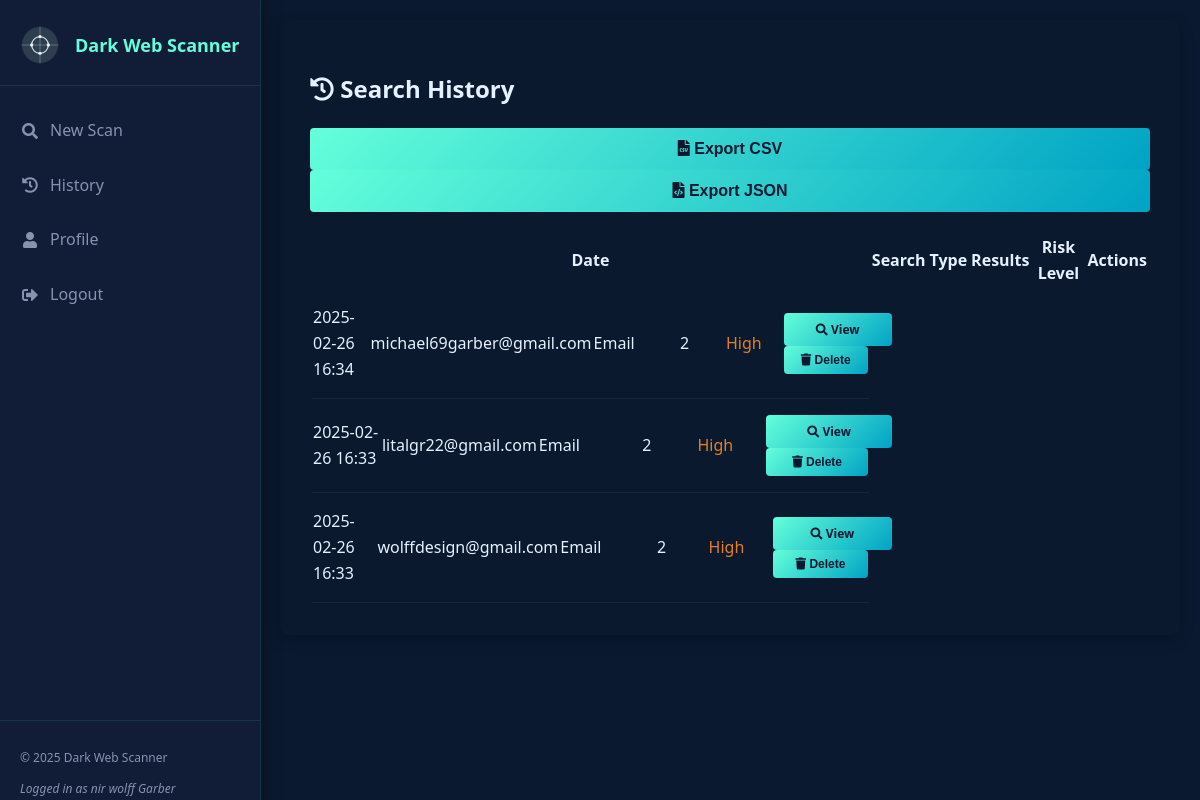
/history (signed in), run on an earlier commit of the app's database.
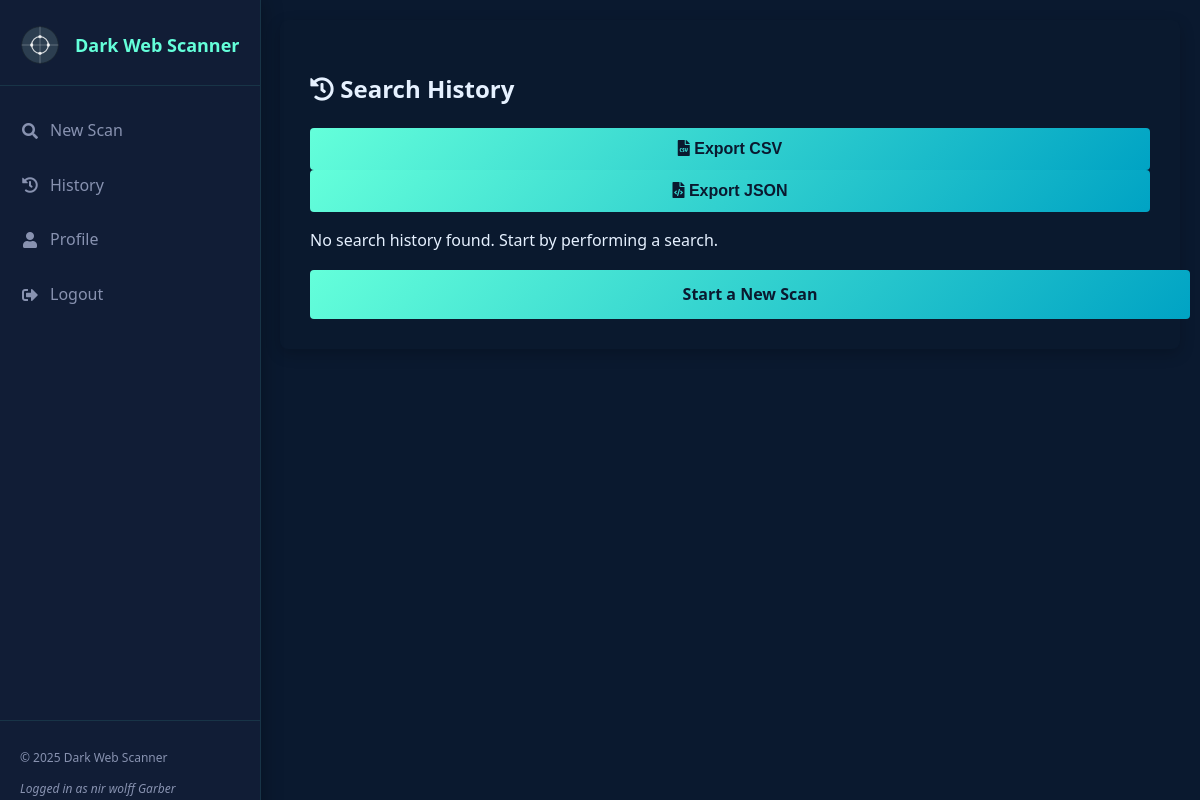
And on a later commit of the database.
### models.py (models this page shows, shortened)
class User(UserMixin, db.Model):
    __tablename__ = 'users'
    id = db.Column(db.Integer, primary_key=True)
    email = db.Column(db.String(100), unique=True, nullable=False)
    password_hash = db.Column(db.String(200), nullable=True)
    name = db.Column(db.String(100), nullable=True)
    created_at = db.Column(db.DateTime, default=datetime.utcnow)
    is_admin = db.Column(db.Boolean, default=False)
    last_login = db.Column(db.DateTime, nullable=True)
    google_id = db.Column(db.String(100), nullable=True, unique=True)
    profile_pic = db.Column(db.String(200), nullable=True)
    searches = db.relationship('SearchHistory', backref='user', lazy=True)

class SearchHistory(db.Model):
    __tablename__ = 'search_history'
    id = db.Column(db.Integer, primary_key=True)
    user_id = db.Column(db.Integer, db.ForeignKey('users.id'), nullable=False)
    search_query = db.Column(db.String(100), nullable=False)
    search_type = db.Column(db.String(20), default='email', nullable=False)
    timestamp = db.Column(db.DateTime, default=datetime.utcnow)
    result_count = db.Column(db.Integer, default=0)
    risk_level = db.Column(db.String(20), default='low')
    results_json = db.Column(db.Text, nullable=True)
    search_duration = db.Column(db.Float, default=0.0)  # in seconds

### history.py (the view)
@history.route('/history')
@login_required
def view_history():
    try:
        searches = SearchHistory.query.filter_by(user_id=current_user.id).order_by(desc(SearchHistory.timestamp)).all()
        history_items = []
        for search in searches:
            identifier = getattr(search, 'search_query', None) or getattr(search, 'email_searched', 'Unknown')
            search_type = getattr(search, 'search_type', 'email')
            breach_categories = {"credentials": 0, "personal": 0, "financial": 0, "other": 0}
            if search.results_json:
                try:
                    results_data = json.loads(search.results_json)
                    if isinstance(results_data, dict) and 'results' in results_data:
                        for site_data in results_data['results'].values():
                            breaches = site_data.get('breach_details', {})
                            for category, count in breach_categories.items():
                                breach_categories[category] += len(breaches.get(category, []))
                    elif isinstance(results_data, list):
                        for result in results_data:
                            breaches = result.get('breach_details', {})
                            for category, count in breach_categories.items():
                                breach_categories[category] += len(breaches.get(category, []))
                except Exception as e:
                    flash(f"Error processing results: {str(e)}", "error")
                    logger.error(f"Error processing search results: {str(e)}")
            history_item = {
                'id': search.id,
                'query': identifier,
                'search_type': search_type,
                'timestamp': search.timestamp,
                'result_count': search.result_count,
                'risk_level': search.risk_level,
                'breach_categories': breach_categories
            }
            history_items.append(history_item)
        return render_template('history.html', history_items=history_items)
    except Exception as e:
        flash(f"Error fetching history: {str(e)}", "error")
        logger.error(f"Error in view_history: {str(e)}")
        return render_template('history.html', history_items=[])

### darkweb_search.py (called while the page is built)
@login_manager.user_loader
def load_user(user_id):
    return User.query.get(int(user_id))

### templates/history.html (shortened to what this page needs)
{% extends 'base.html' %}
{% block content %}
<div class="history-container">
    <h2><i class="fas fa-history"></i> Search History</h2>
    <div class="export-controls">
        <button id="export-csv" class="btn btn-secondary"><i class="fas fa-file-csv"></i> Export CSV</button>
        <button id="export-json" class="btn btn-secondary"><i class="fas fa-file-code"></i> Export JSON</button>
    </div>
    {% if history_items %}
        <div class="history-list">
            <table>
                <thead>
                    <tr>
                        <th>Date</th>
                        <th>Search</th>
                        <th>Type</th>
                        <th>Results</th>
                        <th>Risk Level</th>
                        <th>Actions</th>
                    </tr>
                </thead>
                <tbody>
                    {% for item in history_items %}
                        <tr class="history-item risk-{{ item.risk_level }}-bg" data-id="{{ item.id }}">
                            <td>{{ item.timestamp.strftime('%Y-%m-%d %H:%M') }}</td>
                            <td>{{ item.query }}</td>
                            <td>{{ item.search_type|title }}</td>
                            <td>{{ item.result_count }}</td>
                            <td class="risk-{{ item.risk_level }}">{{ item.risk_level|title }}</td>
                            <td class="actions">
                                <a href="{{ url_for('history.view_search_details', search_id=item.id) }}" class="btn btn-sm btn-primary">
                                    <i class="fas fa-search"></i> View
                                </a>
                                <button class="btn btn-sm btn-danger delete-search" data-id="{{ item.id }}">
                                    <i class="fas fa-trash"></i> Delete
                                </button>
                            </td>
                        </tr>
                    {% endfor %}
                </tbody>
            </table>
        </div>
    {% else %}
        <div class="no-history">
            <p>No search history found. Start by performing a search.</p>
            <a href="{{ url_for('index') }}" class="btn btn-primary">Start a New Scan</a>
        </div>
    {% endif %}
</div>
{% endblock %}

### templates/base.html (shortened to what this page needs)
<!DOCTYPE html>
<html lang="en">
<head>
    <link rel="stylesheet" href="{{ url_for('static', filename='css/layout.css') }}">
    <link rel="stylesheet" href="{{ url_for('static', filename='css/styles.css') }}">
    <link rel="stylesheet" href="{{ url_for('static', filename='css/auth.css') }}">
    <link rel="stylesheet" href="https://cdnjs.cloudflare.com/ajax/libs/font-awesome/5.15.4/css/all.min.css">
</head>
<body>
    <div class="app-container">
        <div class="sidebar">
            <div class="logo">
                <img src="{{ url_for('static', filename='images/dark-web-icon.svg') }}" alt="Logo">
                <h1>Dark Web Scanner</h1>
            </div>
            <nav class="nav-menu">
                <ul>
                    <li><a href="{{ url_for('index') }}"><i class="fas fa-search"></i> New Scan</a></li>
                    {% if current_user.is_authenticated %}
                    <li><a href="{{ url_for('history.view_history') }}"><i class="fas fa-history"></i> History</a></li>
                    <li><a href="{{ url_for('auth.profile') }}"><i class="fas fa-user"></i> Profile</a></li>
                    <li><a href="{{ url_for('auth.logout') }}"><i class="fas fa-sign-out-alt"></i> Logout</a></li>
                    {% else %}
                    <li><a href="{{ url_for('auth.login') }}"><i class="fas fa-sign-in-alt"></i> Login</a></li>
                    <li><a href="{{ url_for('auth.signup') }}"><i class="fas fa-user-plus"></i> Sign Up</a></li>
                    {% endif %}
                </ul>
            </nav>
            <div class="sidebar-footer">
                <p>&copy; 2025 Dark Web Scanner</p>
                {% if current_user.is_authenticated %}
                <p class="user-info">Logged in as {{ current_user.name }}</p>
                {% endif %}
            </div>
        </div>
        <div class="main-content">
            {% block content %}{% endblock %}
        </div>
    </div>
</body>
</html>

### static/css/layout.css (style rules this page uses)
.app-container { display: flex; min-height: 100vh; background-color: #0a192f; color: #e6f1ff; }
.sidebar { width: 260px; background-color: rgba(18, 30, 56, 0.9); padding: 25px 0; box-shadow: 0 0 20px rgba(0, 0, 0, 0.3); display: flex; flex-direction: column; border-right: 1px solid rgba(100, 255, 218, 0.1); position: fixed; height: 100vh; overflow-y: auto; }
.logo { display: flex; align-items: center; padding: 0 20px 20px; margin-bottom: 20px; border-bottom: 1px solid rgba(100, 255, 218, 0.1); }
.logo img { width: 40px; height: 40px; margin-right: 15px; }
.logo h1 { font-size: 18px; font-weight: 600; color: #64ffda; margin: 0; }
.nav-menu { flex: 1; }
.nav-menu ul { list-style: none; padding: 0; margin: 0; }
.nav-menu ul li { margin-bottom: 5px; }
.nav-menu ul li a { display: flex; align-items: center; padding: 12px 20px; color: #8892b0; text-decoration: none; transition: all 0.3s; font-weight: 500; }
.nav-menu ul li a i { margin-right: 10px; font-size: 16px; width: 20px; text-align: center; }
.sidebar-footer { padding: 15px 20px; border-top: 1px solid rgba(100, 255, 218, 0.1); font-size: 12px; color: #8892b0; }
.user-info { margin-top: 5px; font-style: italic; }
.main-content { flex: 1; padding: 20px; margin-left: 260px; width: calc(100% - 260px); }

### static/css/styles.css (style rules this page uses)
body { font-family: 'Segoe UI', Tahoma, Geneva, Verdana, sans-serif; background-color: #f8f9fa; color: #333333; line-height: 1.6; margin: 0; padding: 0; }

### static/css/auth.css (style rules this page uses)
.btn { display: inline-block; padding: 12px 20px; background: linear-gradient(135deg, #64ffda 0%, #00a3c4 100%); border: none; border-radius: 4px; color: #0a192f; font-weight: 700; font-size: 16px; cursor: pointer; width: 100%; text-align: center; transition: all 0.3s; text-decoration: none; }
.profile-container, .admin-container, .history-container, .search-details-container, .log-container { padding: 30px; background-color: rgba(10, 25, 47, 0.4); border-radius: 8px; box-shadow: 0 5px 15px rgba(0, 0, 0, 0.2); }

What changed in the data, as far as the page shows it:
removed SearchHistory: timestamp "2025-02-26 16:34", query "michael69garber@gmail.com", search_type "Email", result_count "2", risk_level "High"
removed SearchHistory: timestamp "2025-02-26 16:33", query "litalgr22@gmail.com", search_type "Email", result_count "2", risk_level "High"
removed SearchHistory: timestamp "2025-02-26 16:33", query "wolffdesign@gmail.com", search_type "Email", result_count "2", risk_level "High"
Also different on the page:
text no longer shown: "Date Search Type Results Risk Level Actions"
text now shown: "No search history found. Start by performing a search. Start a New Scan"
